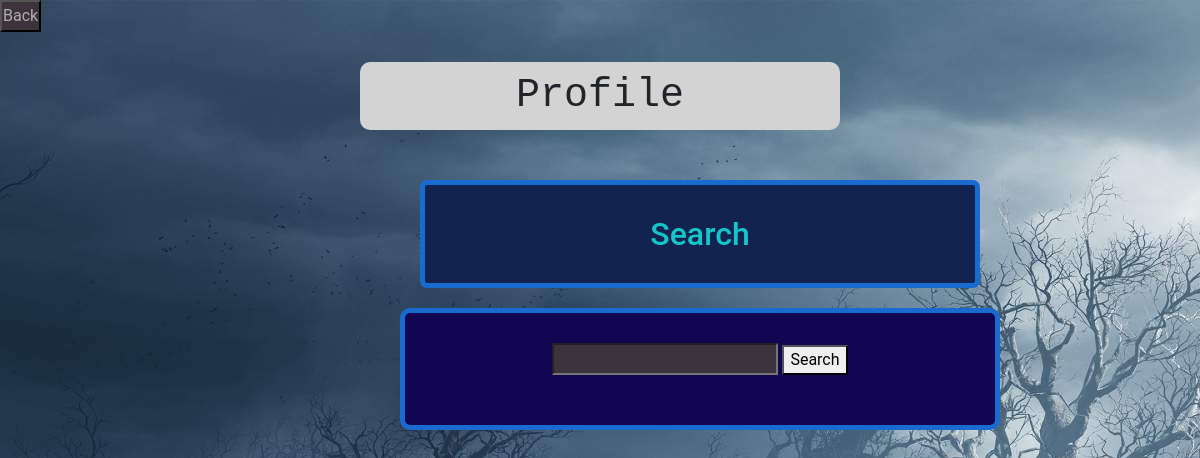
The app's page /profile (signed in), older data.
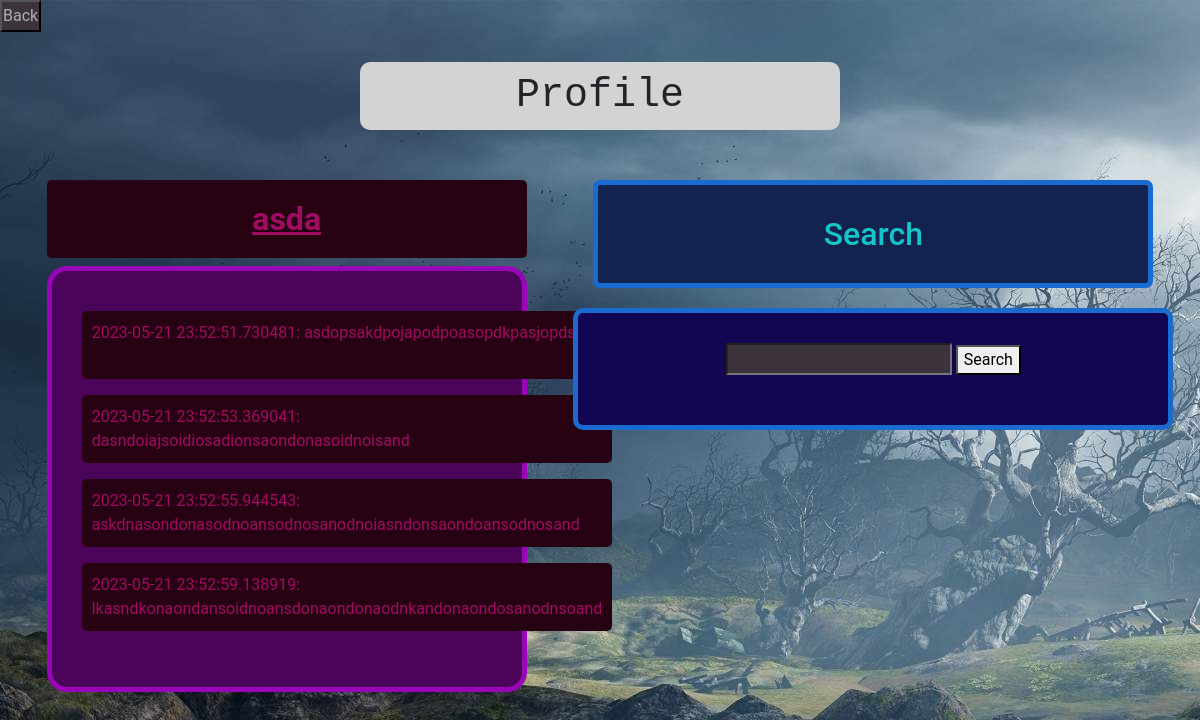
The same page, newer data.
### app/models.py (models this page shows, shortened)
class GameRoom(db.Model):
    username = db.Column(
        db.String(64), db.ForeignKey("user.username"), index=True
    )
    roomID = db.Column(db.Integer, unique=True, primary_key = True)
    roomName = db.Column(db.String(30))
    playerNumber = db.Column(db.Integer)
    turnNumber = db.Column(db.Integer)
    scenario = db.Column(db.String)

class Message(db.Model):
    id = db.Column(db.Integer, primary_key=True)
    roomID = db.Column(db.Integer,db.ForeignKey("game_room.roomID"),index=True)
    username = db.Column(db.String(30),db.ForeignKey("user.username"),index=True)
    text = db.Column(db.String(500))
    time = db.Column(db.DateTime)
    time = db.Column(db.DateTime)

### app/routes.py (the view)
@app.route('/profile')
@login_required
def profile():
    return handleProfile()

### app/controller.py (called while the page is built)
def handleProfile():
    msgs = Message.query.filter_by(username=current_user.username)
    all_msgs = msgs.all()
    msg_rms = msgs.group_by(Message.roomID).all()
    room_ids = map(lambda m:m.roomID,msg_rms)
    rooms = []
    for r in room_ids:
        room = GameRoom.query.get(r)
        rooms.append(room)
    print(all_msgs)
    return render_template('profile.html',id=current_user.username,msgs=all_msgs,rooms=rooms)

### app/models.py (called while the page is built)
    @login.user_loader
    def load_user(id):
        return User.query.get(int(id))

### app/templates/profile.html (shortened to what this page needs)
{% extends 'baseHTML.html' %}
{%block main%}
    <input type="button" value="Back" onclick="document.location.href='/rooms';">
    <h1 id="prof-head">Profile</h1>
    <div class="main">
        <div class="rooms">
            {%for r in rooms%}
            <div class="room">
                <h2 class="rm_name">{{r.roomName}}</h2>
                <div class="cont">
                    {%for m in msgs%}
                        {% if m.roomID == r.roomID %}
                            <p class="msg">{{m.time}}: {{m.text}}</p>
                        {% endif %}
                    {%endfor%}
                </div>
            </div>
            {%endfor%}
        </div>
        <div id="search">
            <h2 id ="filter">Search</h2>
            <div id="search-box">
                <div id="sbar">
                    <input type="text" id="srtxt" name="search">
                    <button id="sbm">Search</button>
                </div>
            </div>
        </div>
    </div>
    <br>
{%endblock%}

### app/templates/baseHTML.html (shortened to what this page needs)
<!DOCTYPE html>
<html lang="en">
<head>
    <link href="https://cdn.jsdelivr.net/npm/bootstrap@5.2.3/dist/css/bootstrap.min.css" rel="stylesheet">
    <link href='https://unpkg.com/boxicons@2.1.4/css/boxicons.min.css' rel='stylesheet'>
    <link rel="stylesheet" href="{{ url_for('static', filename='css/loginPage.css') }}">
    <link rel="stylesheet" href="{{ url_for('static', filename='css/signup.css') }}">
    <link rel="stylesheet" href="{{ url_for('static', filename='css/mainPageStyle.css') }}">
    <link rel="stylesheet" href="{{ url_for('static', filename='css/welcomePage.css') }}">
    <link rel="stylesheet" href="{{ url_for('static', filename='css/profile.css') }}">
</head>
<body>
{% block main %}
{% endblock %}
</body>
</html>

### app/static/css/mainPageStyle.css (style rules this page uses)
:root { --primary-color: #3a3341; --secondary-color: #26282B; --text-color: #ffffff; }
body { background: linear-gradient(225deg,rgb(63, 55, 71) 50%,rgb(38, 40, 43) 90%); font-family: 'Roboto', sans-serif; margin: 0; padding: 0; height: 100vh; }
input { background-color:rgb(60, 51, 61); color: #aeaeae; height: 4vh; padding:1px; font-size: 2vh; }

### app/static/css/profile.css (style rules this page uses)
body { background-image: url("/static/img/test1.jpg"); }
#prof-head { text-align: center; background-color: lightgrey; width: 40svw; padding: 10px; margin: 30px auto; border-radius: 10px; font-family: "Garamond", "Verdana", monospace; }
.main { display:flex; justify-content: space-evenly; flex-flow: wrap-reverse; }
.rooms { display:flex; flex-flow:column; align-content:space-between; }
.room { display:flex; flex-flow:column; align-content:space-between; column-gap: 20px; margin: 20px; width: 40svw; }
.rm_name { background:#260213; width: 40svw; border-radius:5px; color: #a10b62; padding: 20px; text-align: center; text-decoration: underline; font-weight:bold; }
.cont { display:flex; justify-content:left; background: #4a0459; flex-flow: column wrap; color: white; padding:40px 30px; border-radius:20px; border: solid #9806b8 5px; }
.msg { padding: 10px; border-radius: 5px; background:#260213; color:#a10b62; }
#search { display:flex; flex-flow:column; width: 50svw; }
#filter { padding: 30px; border:solid #196bcf 5px; border-radius:7px; text-align:center; margin: 20px; background:#13234f; color:#14c6c9; }
#search-box { display:flex; background:#120552; padding: 30px; border:solid #196bcf 5px; border-radius:10px; justify-content:left; flex-flow:column wrap; gap:20px; }
#sbar { margin:auto; text-align: center; }

Row changes from the older to the newer data that the page shows:
now on this page (row unchanged): GameRoom: roomName "asda"
added Message: time "2023-05-21 23:52:51.730481", text "asdopsakdpojapodpoasopdkpasjopdsa"
added Message: time "2023-05-21 23:52:53.369041", text "dasndoiajsoidiosadionsaondonasoidnoisand"
added Message: time "2023-05-21 23:52:55.944543", text "askdnasondonasodnoansodnosanodnoiasndonsaondoansodnosand"
added Message: time "2023-05-21 23:52:59.138919", text "lkasndkonaondansoidnoansdonaondonaodnkandonaondosanodnsoand"
